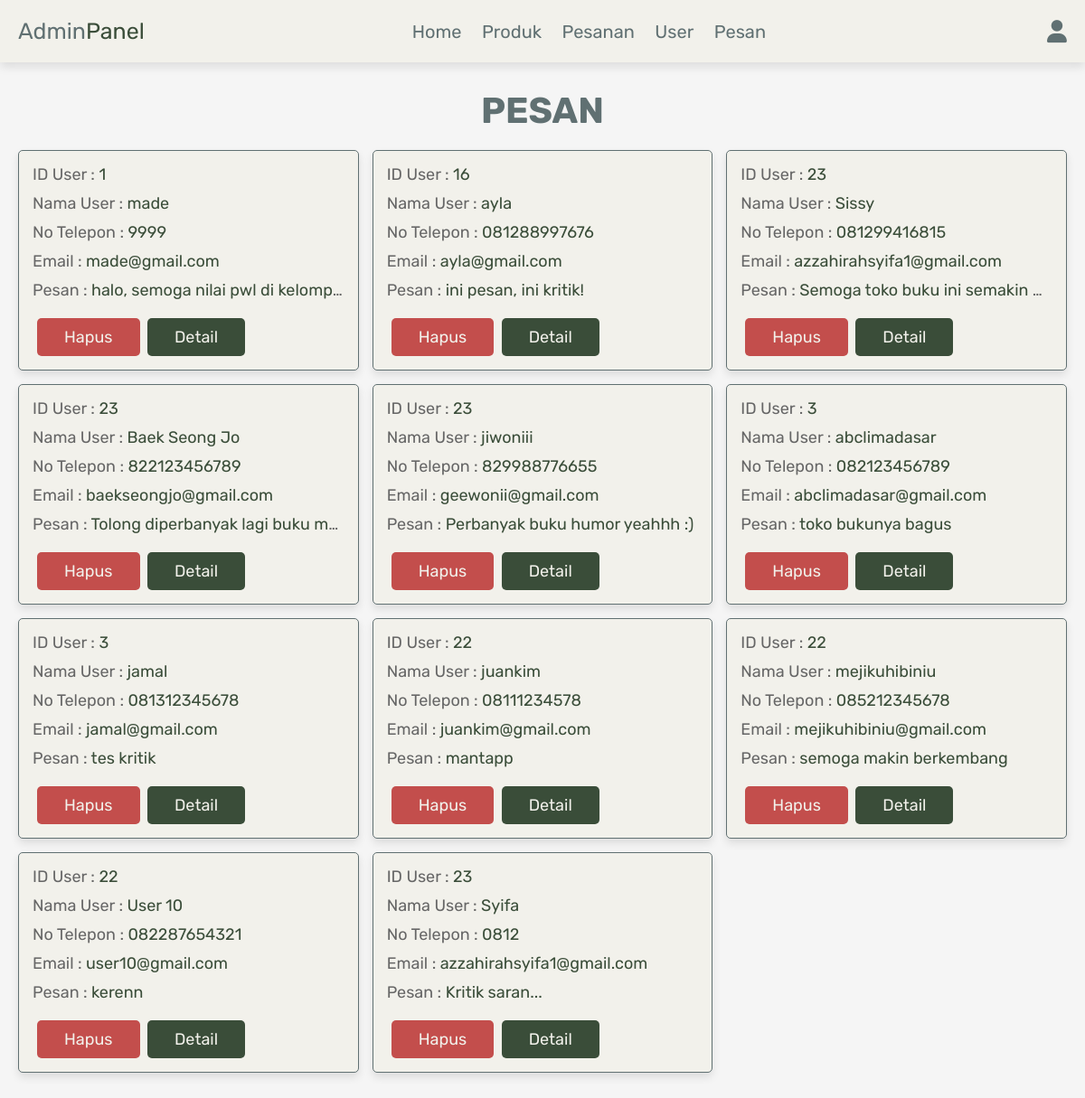
/admin_contacts.php (signed in), run on the app's committed database.
### tables this page shows
CREATE TABLE `message` (
  `id` int(100) NOT NULL,
  `user_id` int(100) NOT NULL,
  `name` varchar(100) NOT NULL,
  `email` varchar(100) NOT NULL,
  `number` varchar(12) NOT NULL,
  `message` varchar(500) NOT NULL
);

### admin_contacts.php (the view, shortened to what this page needs)
<?php
include 'config.php';
?>
<!DOCTYPE html>
<html lang="en">
<head>
   <link rel="stylesheet" href="https://cdnjs.cloudflare.com/ajax/libs/font-awesome/6.0.0/css/all.min.css">
   <link rel="stylesheet" href="css/admin_style.css">
</head>
<body>
<?php include 'admin_header.php'; ?>
<section class="messages">
   <h1 class="title"> Pesan </h1>
   <div class="box-container">
   <?php
      $select_message = mysqli_query($conn, "SELECT * FROM `message`") or die('query failed');
      if(mysqli_num_rows($select_message) > 0){
         while($fetch_message = mysqli_fetch_assoc($select_message)){
   ?>
   <div class="box">
      <p> ID User : <span><?php echo $fetch_message['user_id']; ?></span> </p>
      <p> Nama User : <span><?php echo $fetch_message['name']; ?></span> </p>
      <p> No Telepon : <span><?php echo $fetch_message['number']; ?></span> </p>
      <p> Email : <span><?php echo $fetch_message['email']; ?></span> </p>
      <p> Pesan : <span><?php echo $fetch_message['message']; ?></span> </p>
      <a href="admin_contacts.php?delete=<?php echo $fetch_message['id']; ?>" onclick="return confirm('Hapus Pesan Ini?');" class="delete-btn">Hapus</a>
      <a href="detail_pesan_admin.php?id=<?php echo $fetch_message['id']; ?>" class="detail-btn">Detail</a>
   </div>
   <?php
      };
   }else{
      echo '<p class="empty">Tidak Ada Pesan!</p>';
   }
   ?>
   </div>
</section>
</body>
</html>

### css/admin_style.css (style rules this page uses)
:root { --green: #4f6f52; --oldgreen: #3a4d39; --red: #c34e4c; --yellow: #deb332; --black: #607072; --white: #f2f1eb; --light-color: #666; --light-white: #ccc; --light-bg: #f5f5f5; --border: 0.1rem solid var(--black); --box-shadow: 0 0.5rem 1rem rgba(0, 0, 0, 0.1); }
* { font-family: "Rubik", sans-serif; margin: 0; padding: 0; box-sizing: border-box; outline: none; border: none; text-decoration: none; transition: all 0.2s linear; }
html { font-size: 62.5%; overflow-x: hidden; }
body { background-color: var(--light-bg); }
section { padding: 3rem 2rem; }
.title { text-align: center; margin-bottom: 2rem; text-transform: uppercase; color: var(--black); font-size: 4rem; }
.btn, .option-btn, .delete-btn, .white-btn, .detail-btn { display: inline-block; margin-top: 1rem; padding: 1rem 3rem; cursor: pointer; color: var(--white); font-size: 1.8rem; border-radius: 0.5rem; text-transform: capitalize; margin-left: 0.5rem; margin-right: 0.1rem; }
.white-btn, .btn, .detail-btn { background-color: var(--oldgreen); }
.delete-btn { background-color: var(--red); }
.messages .box-container { display: grid; grid-template-columns: repeat(auto-fill, minmax(35rem, 1fr)); justify-content: center; gap: 1.5rem; max-width: 1200px; margin: 0 auto; align-items: flex-start; }
.messages .box-container .box { background-color: var(--white); padding: 1.5rem; border: var(--border); box-shadow: var(--box-shadow); border-radius: 0.5rem; text-align: left; overflow: hidden; }
.messages .box-container .box p { margin-bottom: 1rem; font-size: 1.8rem; color: var(--light-color); overflow: hidden; text-overflow: ellipsis; white-space: nowrap; }
.messages .box-container .box p span { color: var(--oldgreen); }
.messages .box-container .box .delete-btn { margin-top: 0; }

### data on the page
message: user "1", name "made", number "9999", email "made@gmail.com", message "halo, semoga nilai pwl di kelomp…"
message: user "16", name "ayla", number "081288997676", email "ayla@gmail.com", message "ini pesan, ini kritik!"
message: user "23", name "Sissy", number "081299416815", email "azzahirahsyifa1@gmail.com", message "Semoga toko buku ini semakin…"
message: user "23", name "Baek Seong Jo", number "822123456789", email "baekseongjo@gmail.com", message "Tolong diperbanyak lagi buku m…"
message: user "23", name "jiwoniii", number "829988776655", email "geewonii@gmail.com", message "Perbanyak buku humor yeahhh :)"
message: user "3", name "abclimadasar", number "082123456789", email "abclimadasar@gmail.com", message "toko bukunya bagus"
message: user "3", name "jamal", number "081312345678", email "jamal@gmail.com", message "tes kritik"
message: user "22", name "juankim", number "08111234578", email "juankim@gmail.com", message "mantapp"
message: user "22", name "mejikuhibiniu", number "085212345678", email "mejikuhibiniu@gmail.com", message "semoga makin berkembang"
message: user "22", name "User 10", number "082287654321", email "user10@gmail.com", message "kerenn"
message: user "23", name "Syifa", number "0812", email "azzahirahsyifa1@gmail.com", message "Kritik saran..."
